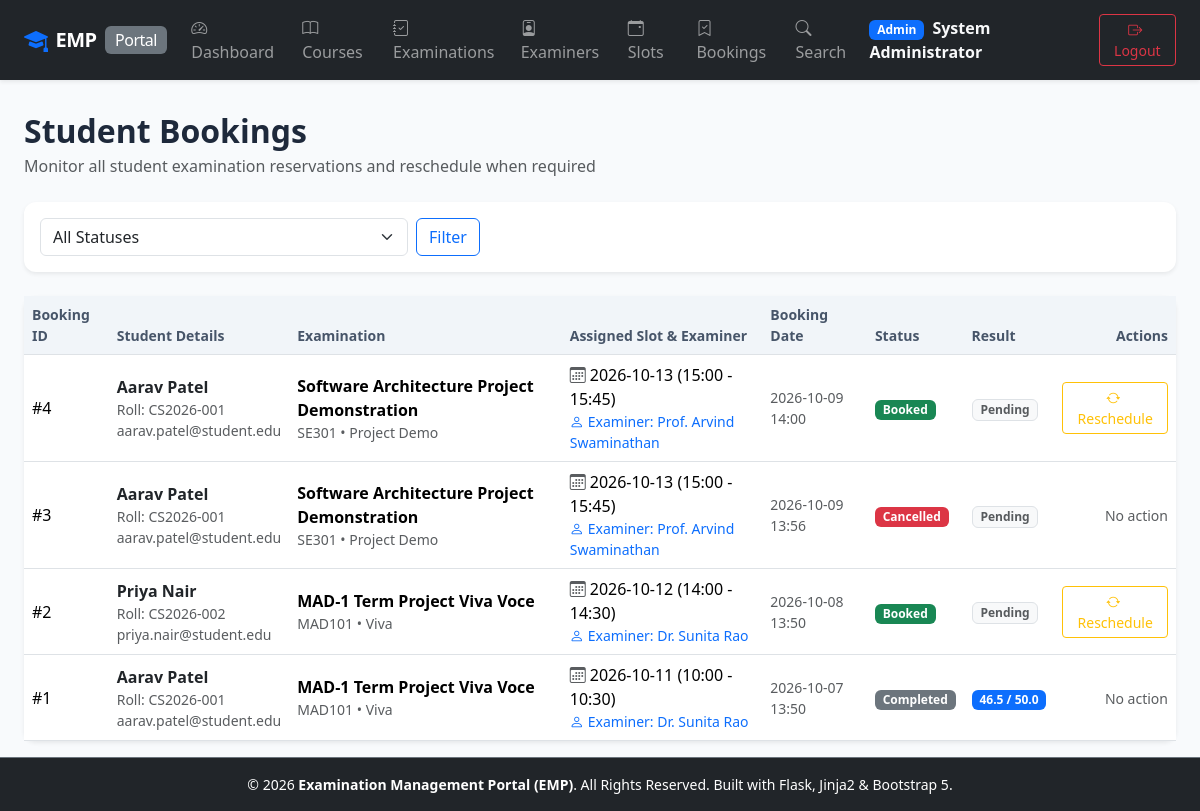
Screenshot of /admin/bookings (signed in) with the database file from the repository.
### app/models.py (models this page shows, shortened)
class User(UserMixin, db.Model):
    __tablename__ = 'users'
    id = db.Column(db.Integer, primary_key=True)
    username = db.Column(db.String(80), unique=True, nullable=False, index=True)
    email = db.Column(db.String(120), unique=True, nullable=False, index=True)
    password_hash = db.Column(db.String(255), nullable=False)
    role = db.Column(db.String(20), nullable=False) # 'admin', 'examiner', 'student'
    full_name = db.Column(db.String(120), nullable=False)
    created_at = db.Column(db.DateTime, default=datetime.utcnow)
    examiner_profile = db.relationship('ExaminerProfile', backref='user', uselist=False, cascade='all, delete-orphan')
    student_profile = db.relationship('StudentProfile', backref='user', uselist=False, cascade='all, delete-orphan')
    created_slots = db.relationship('ExaminationSlot', backref='examiner', lazy='dynamic')
    student_bookings = db.relationship('Booking', backref='student', lazy='dynamic')
    evaluations_given = db.relationship('Evaluation', backref='examiner', lazy='dynamic')
    @property
    def is_admin(self):
        return self.role == 'admin'

class Booking(db.Model):
    __tablename__ = 'bookings'
    id = db.Column(db.Integer, primary_key=True)
    student_id = db.Column(db.Integer, db.ForeignKey('users.id', ondelete='CASCADE'), nullable=False)
    slot_id = db.Column(db.Integer, db.ForeignKey('examination_slots.id', ondelete='CASCADE'), nullable=False)
    booking_date = db.Column(db.DateTime, default=datetime.utcnow)
    status = db.Column(db.String(20), nullable=False, default='Booked')
    created_at = db.Column(db.DateTime, default=datetime.utcnow)
    evaluation = db.relationship('Evaluation', backref='booking', uselist=False, cascade='all, delete-orphan')

class StudentProfile(db.Model):
    __tablename__ = 'student_profiles'
    id = db.Column(db.Integer, primary_key=True)
    user_id = db.Column(db.Integer, db.ForeignKey('users.id', ondelete='CASCADE'), unique=True, nullable=False)
    roll_no = db.Column(db.String(50), unique=True, nullable=False, index=True)
    department = db.Column(db.String(120), nullable=False, default='Computer Science')
    contact_details = db.Column(db.String(120), nullable=True)
    created_at = db.Column(db.DateTime, default=datetime.utcnow)

class Examination(db.Model):
    __tablename__ = 'examinations'
    id = db.Column(db.Integer, primary_key=True)
    course_id = db.Column(db.Integer, db.ForeignKey('courses.id', ondelete='CASCADE'), nullable=False)
    examination_name = db.Column(db.String(150), nullable=False)
    examination_type = db.Column(db.String(50), nullable=False, default='Viva') # 'Viva', 'Practical', 'Project Demo', 'Assessment'
    duration = db.Column(db.Integer, nullable=False, default=30) # Duration in minutes
    max_marks = db.Column(db.Float, nullable=False, default=100.0)
    slot_creation_start_date = db.Column(db.Date, nullable=False)
    slot_creation_end_date = db.Column(db.Date, nullable=False)
    slot_booking_start_date = db.Column(db.Date, nullable=False)
    slot_booking_end_date = db.Column(db.Date, nullable=False)
    status = db.Column(db.String(30), nullable=False, default='Draft')
    created_at = db.Column(db.DateTime, default=datetime.utcnow)
    rubrics = db.relationship('ExaminationRubric', backref='examination', cascade='all, delete-orphan', lazy='dynamic')
    slots = db.relationship('ExaminationSlot', backref='examination', cascade='all, delete-orphan', lazy='dynamic')

class Course(db.Model):
    __tablename__ = 'courses'
    id = db.Column(db.Integer, primary_key=True)
    course_code = db.Column(db.String(30), unique=True, nullable=False, index=True)
    course_name = db.Column(db.String(150), nullable=False)
    description = db.Column(db.Text, nullable=True)
    status = db.Column(db.String(20), nullable=False, default='active') # 'active', 'archived'
    created_at = db.Column(db.DateTime, default=datetime.utcnow)
    examinations = db.relationship('Examination', backref='course', cascade='all, delete-orphan', lazy='dynamic')

class ExaminationSlot(db.Model):
    __tablename__ = 'examination_slots'
    id = db.Column(db.Integer, primary_key=True)
    examination_id = db.Column(db.Integer, db.ForeignKey('examinations.id', ondelete='CASCADE'), nullable=False)
    examiner_id = db.Column(db.Integer, db.ForeignKey('users.id', ondelete='CASCADE'), nullable=False)
    slot_date = db.Column(db.Date, nullable=False)
    start_time = db.Column(db.Time, nullable=False)
    end_time = db.Column(db.Time, nullable=False)
    max_capacity = db.Column(db.Integer, nullable=False, default=1)
    available_seats = db.Column(db.Integer, nullable=False, default=1)
    status = db.Column(db.String(20), nullable=False, default='Available')
    location_or_link = db.Column(db.String(255), nullable=True, default='Lab 101 / Online Link')
    created_at = db.Column(db.DateTime, default=datetime.utcnow)
    bookings = db.relationship('Booking', backref='slot', cascade='all, delete-orphan', lazy='dynamic')

class Evaluation(db.Model):
    __tablename__ = 'evaluations'
    id = db.Column(db.Integer, primary_key=True)
    booking_id = db.Column(db.Integer, db.ForeignKey('bookings.id', ondelete='CASCADE'), unique=True, nullable=False)
    examiner_id = db.Column(db.Integer, db.ForeignKey('users.id', ondelete='CASCADE'), nullable=False)
    total_marks_awarded = db.Column(db.Float, nullable=False, default=0.0)
    remarks = db.Column(db.Text, nullable=True)
    evaluated_at = db.Column(db.DateTime, default=datetime.utcnow)
    status = db.Column(db.String(20), nullable=False, default='Submitted') # 'Submitted', 'Published'
    scores = db.relationship('EvaluationScore', backref='evaluation', cascade='all, delete-orphan', lazy='dynamic')

### app/admin/routes.py (the view)
@admin_bp.route('/bookings')
@admin_required
def bookings():
    status_filter = request.args.get('status', '')
    query = Booking.query.join(ExaminationSlot).join(Examination)
    if status_filter:
        query = query.filter(Booking.status == status_filter)
    bookings_list = query.order_by(Booking.booking_date.desc()).all()
    return render_template('admin/bookings.html', bookings=bookings_list, status_filter=status_filter)

### app/__init__.py (called while the page is built)
@login_manager.user_loader
def load_user(user_id):
    return db.session.get(User, int(user_id))

### app/admin/routes.py (called while the page is built)
def admin_required(f):
    @wraps(f)
    @login_required
    def decorated_function(*args, **kwargs):
        if not current_user.is_admin:
            flash('Access denied. Admin privileges required.', 'danger')
            return redirect(url_for('index'))
        return f(*args, **kwargs)
    return decorated_function

### app/templates/admin/bookings.html (shortened to what this page needs)
{% extends "base.html" %}
{% block content %}
<div class="d-flex justify-content-between align-items-center mb-4">
    <div>
        <h2 class="fw-bold mb-1">Student Bookings</h2>
        <p class="text-muted mb-0">Monitor all student examination reservations and reschedule when required</p>
    </div>
</div>
<div class="card p-3 mb-4 shadow-sm border-0">
    <form method="GET" action="{{ url_for('admin.bookings') }}" class="row g-2 align-items-center">
        <div class="col-md-4">
            <select name="status" class="form-select">
                <option value="">All Statuses</option>
            </select>
        </div>
        <div class="col-auto">
            <button type="submit" class="btn btn-outline-primary">Filter</button>
        </div>
    </form>
</div>
<div class="card shadow-sm border-0">
    <div class="table-responsive">
        <table class="table table-hover align-middle mb-0">
            <thead>
                <tr>
                    <th>Booking ID</th>
                    <th>Student Details</th>
                    <th>Examination</th>
                    <th>Assigned Slot & Examiner</th>
                    <th>Booking Date</th>
                    <th>Status</th>
                    <th>Result</th>
                    <th class="text-end">Actions</th>
                </tr>
            </thead>
            <tbody>
                {% for b in bookings %}
                <tr>
                    <td>#{{ b.id }}</td>
                    <td>
                        <div class="fw-bold text-dark">{{ b.student.full_name }}</div>
                        <div class="small text-muted">Roll: {{ b.student.student_profile.roll_no if b.student.student_profile else 'N/A' }}</div>
                        <div class="small text-muted">{{ b.student.email }}</div>
                    </td>
                    <td>
                        <div class="fw-semibold">{{ b.slot.examination.examination_name }}</div>
                        <div class="small text-muted">{{ b.slot.examination.course.course_code }} &bull; {{ b.slot.examination.examination_type }}</div>
                    </td>
                    <td>
                        <div><i class="bi bi-calendar3 me-1 text-muted"></i>{{ b.slot.slot_date }} ({{ b.slot.start_time.strftime('%H:%M') }} - {{ b.slot.end_time.strftime('%H:%M') }})</div>
                        <div class="small text-primary"><i class="bi bi-person me-1"></i>Examiner: {{ b.slot.examiner.full_name }}</div>
                    </td>
                    <td class="small text-muted">{{ b.booking_date.strftime('%Y-%m-%d %H:%M') }}</td>
                    <td>
                        <span class="badge {% if b.status == 'Booked' %}bg-success{% elif b.status == 'Rescheduled' %}bg-info{% elif b.status == 'Completed' %}bg-secondary{% else %}bg-danger{% endif %}">
                            {{ b.status }}
                        </span>
                    </td>
                    <td>
                        {% if b.evaluation %}
                            <span class="badge bg-primary">{{ b.evaluation.total_marks_awarded }} / {{ b.slot.examination.max_marks }}</span>
                        {% else %}
                            <span class="badge bg-light text-muted border">Pending</span>
                        {% endif %}
                    </td>
                    <td class="text-end">
                        {% if b.status in ['Booked', 'Rescheduled'] %}
                            <a href="{{ url_for('admin.reschedule_booking', booking_id=b.id) }}" class="btn btn-sm btn-outline-warning" title="Reschedule to another slot">
                                <i class="bi bi-arrow-repeat me-1"></i> Reschedule
                            </a>
                        {% else %}
                            <span class="text-muted small">No action</span>
                        {% endif %}
                    </td>
                </tr>
                {% else %}
                <tr>
                    <td colspan="8" class="text-center py-4 text-muted">No student bookings found matching criteria.</td>
                </tr>
                {% endfor %}
            </tbody>
        </table>
    </div>
</div>
{% endblock %}

### app/templates/base.html (shortened to what this page needs)
<!DOCTYPE html>
<html lang="en">
<head>
    <link href="https://cdn.jsdelivr.net/npm/bootstrap@5.3.3/dist/css/bootstrap.min.css" rel="stylesheet">
    <link href="https://cdn.jsdelivr.net/npm/bootstrap-icons@1.11.3/font/bootstrap-icons.min.css" rel="stylesheet">
    <link href="{{ url_for('static', filename='css/custom.css') }}" rel="stylesheet">
</head>
<body>
    <nav class="navbar navbar-expand-lg navbar-dark bg-dark sticky-top shadow-sm">
        <div class="container-fluid px-lg-4">
            <a class="navbar-brand d-flex align-items-center" href="{{ url_for('index') }}">
                <i class="bi bi-mortarboard-fill text-primary me-2 fs-4"></i>
                <span class="fw-bold">EMP</span>
                <span class="badge bg-secondary ms-2 fs-6 fw-normal d-none d-sm-inline">Portal</span>
            </a>
            <div class="collapse navbar-collapse" id="navbarMain">
                <ul class="navbar-nav me-auto mb-2 mb-lg-0">
                    {% if current_user.is_authenticated %}
                        {% if current_user.is_admin %}
                            <li class="nav-item">
                                <a class="nav-link" href="{{ url_for('admin.dashboard') }}"><i class="bi bi-speedometer2 me-1"></i> Dashboard</a>
                            </li>
                            <li class="nav-item">
                                <a class="nav-link" href="{{ url_for('admin.courses') }}"><i class="bi bi-book me-1"></i> Courses</a>
                            </li>
                            <li class="nav-item">
                                <a class="nav-link" href="{{ url_for('admin.examinations') }}"><i class="bi bi-journal-check me-1"></i> Examinations</a>
                            </li>
                            <li class="nav-item">
                                <a class="nav-link" href="{{ url_for('admin.examiners') }}"><i class="bi bi-person-badge me-1"></i> Examiners</a>
                            </li>
                            <li class="nav-item">
                                <a class="nav-link" href="{{ url_for('admin.slots') }}"><i class="bi bi-calendar-event me-1"></i> Slots</a>
                            </li>
                            <li class="nav-item">
                                <a class="nav-link" href="{{ url_for('admin.bookings') }}"><i class="bi bi-bookmark-check me-1"></i> Bookings</a>
                            </li>
                            <li class="nav-item">
                                <a class="nav-link" href="{{ url_for('admin.search') }}"><i class="bi bi-search me-1"></i> Search</a>
                            </li>
                        {% endif %}
                    {% else %}
                        <li class="nav-item">
                            <a class="nav-link" href="{{ url_for('index') }}"><i class="bi bi-house-door me-1"></i> Home</a>
                        </li>
                    {% endif %}
                </ul>
                <ul class="navbar-nav ms-auto align-items-center">
                    {% if current_user.is_authenticated %}
                        <li class="nav-item me-3 text-light">
                            <span class="badge bg-primary me-1">{{ current_user.role|capitalize }}</span>
                            <span class="fw-semibold">{{ current_user.full_name }}</span>
                        </li>
                        <li class="nav-item">
                            <a class="btn btn-outline-danger btn-sm" href="{{ url_for('auth.logout') }}">
                                <i class="bi bi-box-arrow-right me-1"></i> Logout
                            </a>
                        </li>
                    {% endif %}
                </ul>
            </div>
        </div>
    </nav>
    <main class="main-content container-fluid px-lg-4 py-3">
        {% block content %}{% endblock %}
    </main>
    <footer class="bg-dark text-white text-center py-3 mt-auto border-top border-secondary">
        <div class="container-fluid">
            <p class="mb-0 small text-light-50">
                &copy; 2026 <strong>Examination Management Portal (EMP)</strong>. All Rights Reserved. Built with Flask, Jinja2 & Bootstrap 5.
            </p>
        </div>
    </footer>
</body>
</html>

### app/static/css/custom.css (style rules this page uses)
:root { --primary-color: #1e3a8a; --primary-dark: #0f172a; --accent-color: #3b82f6; --success-color: #059669; --warning-color: #d97706; --danger-color: #dc2626; --card-shadow: 0 4px 6px -1px rgba(0, 0, 0, 0.1), 0 2px 4px -1px rgba(0, 0, 0, 0.06); }
body { background-color: #f8fafc; font-family: system-ui, -apple-system, "Segoe UI", Roboto, "Helvetica Neue", Arial, sans-serif; color: #1e293b; min-height: 100vh; display: flex; flex-direction: column; }
.main-content { flex: 1; }
.navbar-brand { font-weight: 700; letter-spacing: -0.5px; }
.card { border: none; border-radius: 0.75rem; box-shadow: var(--card-shadow); transition: transform 0.15s ease-in-out, box-shadow 0.15s ease-in-out; }
.table th { background-color: #f1f5f9; color: #475569; font-weight: 600; font-size: 0.875rem; border-top: none; }
.table td { vertical-align: middle; }

### rows the page displays
User: role "Admin", full_name "System Administrator"
Booking: id "4", student.full_name "Aarav Patel", student.student_profile "CS2026-001", student.email "aarav.patel@student.edu", slot.examination.examination_name "Software Architecture Project Demonstration", slot.examination.course.course_code "SE301", slot.examination.examination_type "Project Demo", slot.slot_date "2026-10-13", slot.start_time "15:00", slot.end_time "15:45", slot.examiner.full_name "Prof. Arvind Swaminathan", booking_date "2026-10-09 14:00", status "Booked", shows "Pending"
Booking: id "3", student.full_name "Aarav Patel", student.student_profile "CS2026-001", student.email "aarav.patel@student.edu", slot.examination.examination_name "Software Architecture Project Demonstration", slot.examination.course.course_code "SE301", slot.examination.examination_type "Project Demo", slot.slot_date "2026-10-13", slot.start_time "15:00", slot.end_time "15:45", slot.examiner.full_name "Prof. Arvind Swaminathan", booking_date "2026-10-09 13:56", status "Cancelled", shows "Pending", shows "No action"
Booking: id "2", student.full_name "Priya Nair", student.student_profile "CS2026-002", student.email "priya.nair@student.edu", slot.examination.examination_name "MAD-1 Term Project Viva Voce", slot.examination.course.course_code "MAD101", slot.examination.examination_type "Viva", slot.slot_date "2026-10-12", slot.start_time "14:00", slot.end_time "14:30", slot.examiner.full_name "Dr. Sunita Rao", booking_date "2026-10-08 13:50", status "Booked", shows "Pending"
Booking: id "1", student.full_name "Aarav Patel", student.student_profile "CS2026-001", student.email "aarav.patel@student.edu", slot.examination.examination_name "MAD-1 Term Project Viva Voce", slot.examination.course.course_code "MAD101", slot.examination.examination_type "Viva", slot.slot_date "2026-10-11", slot.start_time "10:00", slot.end_time "10:30", slot.examiner.full_name "Dr. Sunita Rao", booking_date "2026-10-07 13:50", status "Completed", evaluation.total_marks_awarded "46.5", slot.examination.max_marks "50.0", shows "No action"
